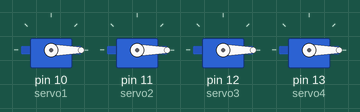
Recording of a sketch running on a simulated Arduino Uno, built with avr-gcc and run on an emulated ATmega328P. Shown: 4 × servo.

Above: at 0.05 s.
At 1.8 s:
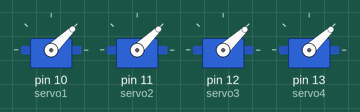
At 3.55 s:
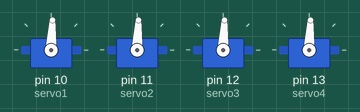
At 7.05 s:
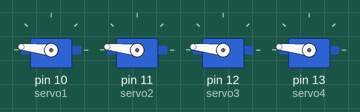
At 10.55 s:
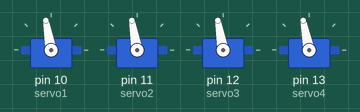
At 14.1 s:
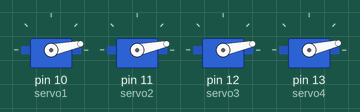
Timing chart, 0 to 19.0 s (numbered marks = the images above):
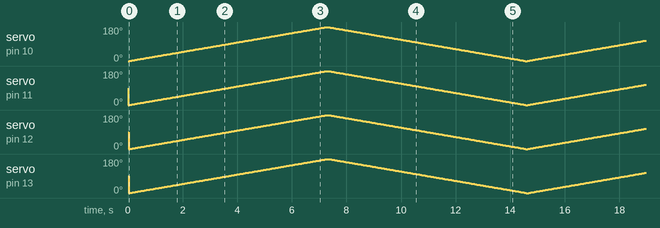

The sketch:

fantabulous_rottis_esboo1.ino
```cpp
#include <Servo.h>
Servo servo1;
Servo servo2;
Servo servo3;
Servo servo4;


int pos = 0;

void setup() {
  servo1.attach(10);
  servo2.attach(11);
  servo3.attach(12);
  servo4.attach(13);
}

void loop() {
  for (pos = 0; pos <= 180; pos += 1) {

    servo1.write(pos);
    delay(10);
    servo2.write(pos);
    delay(10);
    servo3.write(pos);
    delay(10);
    servo4.write(pos);
    delay(10);
  }
  for (pos = 180; pos >= 0; pos -= 1) {
    servo1.write(pos);
    delay(10);
    servo2.write(pos);
    delay(10);
    servo3.write(pos);
    delay(10);
    servo4.write(pos);
    delay(10);


  }

}
```
